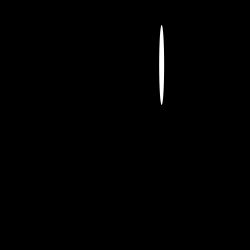
Frame 1 (no input)
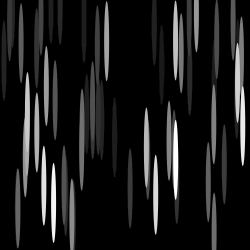
Frame 60 (the mouse pressed at the canvas centre just before this capture)
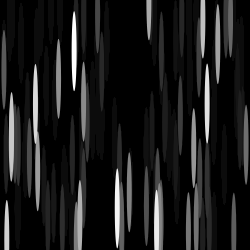
Frame 120 (the mouse held since frame 60 and released just before this capture)

The Processing sketch that drew these frames (run headless with seeded random() and noise(); from frame 60 on, the mouse is pressed at the canvas centre):

// Processing sketch: processing_54914
// ── processing_54914.pde

void setup() { 
  size(250, 250); //canvas size
  background(0);  //set background black
  noStroke();  //anti-alias
}

void draw() {   
  //re-draw background 
  fill(0, 10); //colour of rectangle. second value (alpha) is opacity
  rect(0,0, width, height); //rectangle that covers the whole canvas

  fill(255);
  ellipse(random(width), random(height), 5, 80); //ellipse will appear randomly anywhere on the screen between 0 - width / 0 - height (the canvas of the animation) 
  // last two numbers represent the size of the elipse
  
  }
